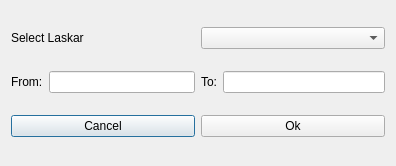
<?xml version="1.0" encoding="UTF-8"?>
<ui version="4.0">
 <class>Laskar</class>
 <widget class="QDialog" name="Laskar">
  <property name="geometry">
   <rect>
    <x>0</x>
    <y>0</y>
    <width>396</width>
    <height>166</height>
   </rect>
  </property>
  <property name="windowTitle">
   <string>Dialog</string>
  </property>
  <layout class="QHBoxLayout" name="horizontalLayout_6">
   <item>
    <layout class="QVBoxLayout" name="verticalLayout">
     <item>
      <layout class="QHBoxLayout" name="horizontalLayout_4">
       <item>
        <widget class="QLabel" name="label">
         <property name="text">
          <string>Select Laskar</string>
         </property>
        </widget>
       </item>
       <item>
        <widget class="QComboBox" name="comboBox"/>
       </item>
      </layout>
     </item>
     <item>
      <layout class="QHBoxLayout" name="horizontalLayout_3">
       <item>
        <layout class="QHBoxLayout" name="horizontalLayout_2">
         <item>
          <widget class="QLabel" name="label_2">
           <property name="text">
            <string>From:</string>
           </property>
          </widget>
         </item>
         <item>
          <widget class="QLineEdit" name="lineEdit"/>
         </item>
        </layout>
       </item>
       <item>
        <layout class="QHBoxLayout" name="horizontalLayout">
         <item>
          <widget class="QLabel" name="label_3">
           <property name="text">
            <string>To:</string>
           </property>
          </widget>
         </item>
         <item>
          <widget class="QLineEdit" name="lineEdit_2"/>
         </item>
        </layout>
       </item>
      </layout>
     </item>
     <item>
      <layout class="QHBoxLayout" name="horizontalLayout_5">
       <item>
        <widget class="QPushButton" name="cancelButton">
         <property name="text">
          <string>Cancel</string>
         </property>
        </widget>
       </item>
       <item>
        <widget class="QPushButton" name="okButton">
         <property name="text">
          <string>Ok</string>
         </property>
         <property name="checkable">
          <bool>false</bool>
         </property>
         <property name="checked">
          <bool>false</bool>
         </property>
        </widget>
       </item>
      </layout>
     </item>
    </layout>
   </item>
  </layout>
 </widget>
 <resources/>
 <connections/>
</ui>
